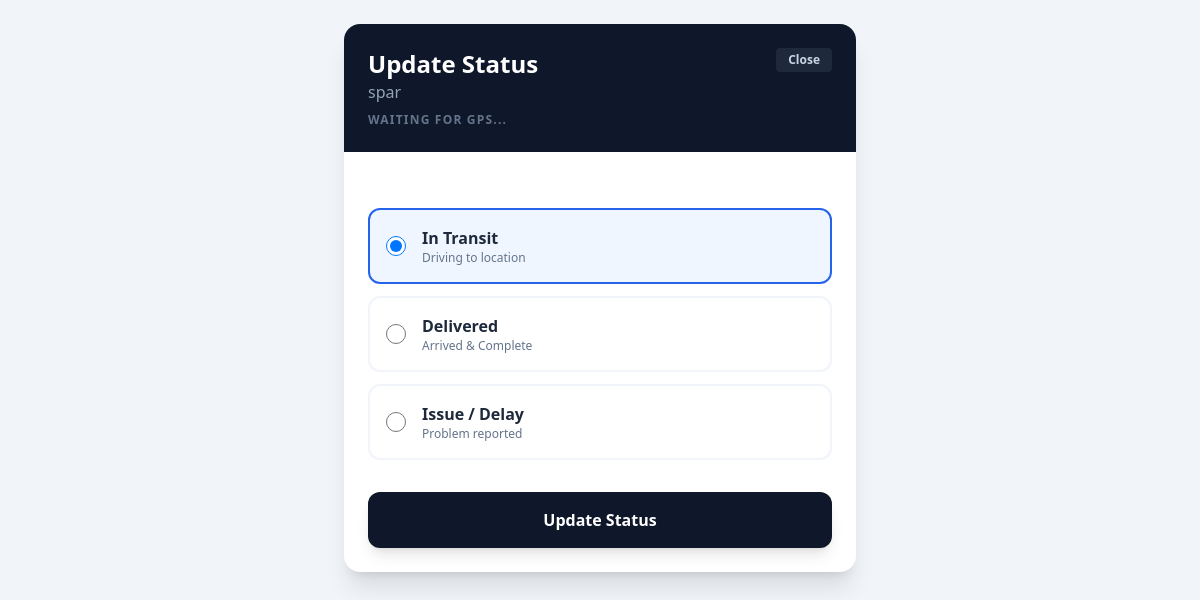
The page /update_job/1 (signed in) on the database as committed earlier.
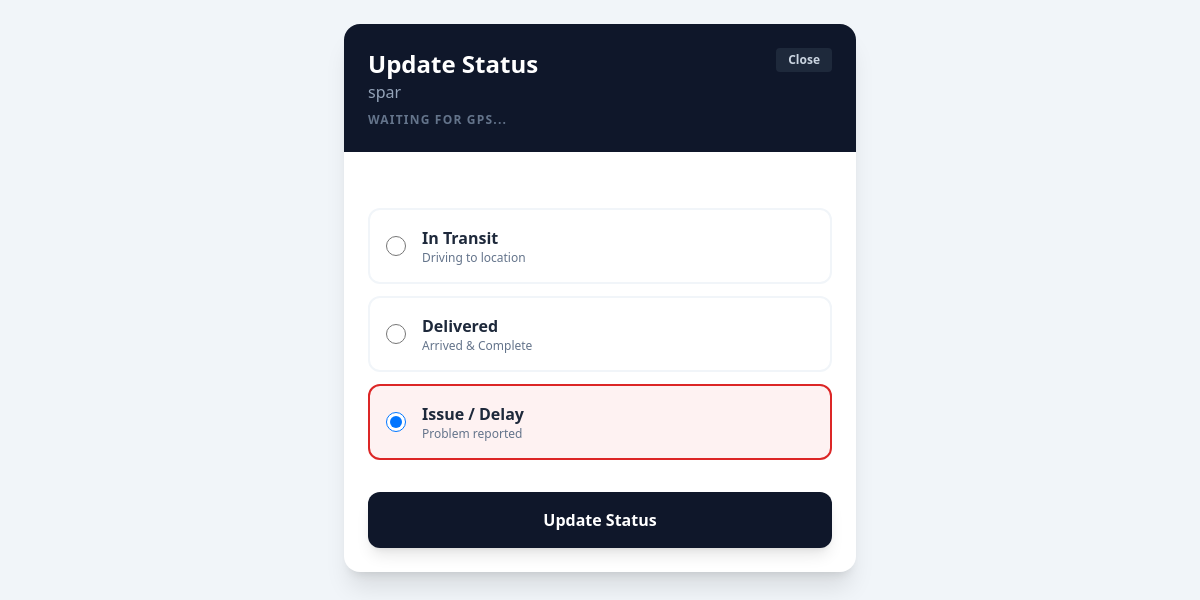
The same page on the database as committed later.
### app.py (models this page shows, shortened)
class Job(db.Model):
    id = db.Column(db.Integer, primary_key=True)
    client_name = db.Column(db.String(100), nullable=False)
    pickup = db.Column(db.String(200), nullable=False)
    dropoff = db.Column(db.String(200), nullable=False)
    due_date = db.Column(db.String(50), nullable=False)
    revenue = db.Column(db.Float, default=0.0)
    cost_fuel = db.Column(db.Float, default=0.0)
    cost_driver = db.Column(db.Float, default=0.0)
    original_revenue = db.Column(db.Float, default=0.0)
    final_revenue = db.Column(db.Float, default=0.0)
    driver_id = db.Column(db.Integer, db.ForeignKey('user.id'))
    vehicle_id = db.Column(db.Integer, db.ForeignKey('vehicle.id'), nullable=True) # NEW
    delivery_status_detail = db.Column(db.String(50)) # e.g., "Partial Refusal", "Damaged"
    issue_notes = db.Column(db.Text)
    status = db.Column(db.String(50), default='Assigned')
    driver_note = db.Column(db.Text, nullable=True)
    pod_image_url = db.Column(db.String(200), nullable=True)
    created_at = db.Column(db.DateTime, default=datetime.utcnow)
    driver = db.relationship('User', backref='jobs')
    vehicle = db.relationship('Vehicle', backref='jobs')
    current_lat = db.Column(db.Float, nullable=True)
    current_lng = db.Column(db.Float, nullable=True)

### app.py (the view, shortened to what this page needs)
@app.route('/update_job/<int:job_id>', methods=['GET', 'POST'])
def update_job(job_id):
    if 'user_id' not in session: return redirect(url_for('login'))
    job = Job.query.get_or_404(job_id)
    drivers = User.query.filter_by(role='driver').all()
    vehicles = Vehicle.query.filter_by(status='Active').all()
    return render_template('update_job.html', job=job, drivers=drivers, vehicles=vehicles)

### app.py (called while the page is built)
@login_manager.user_loader
def load_user(user_id):
    return User.query.get(int(user_id))

### templates/update_job.html (shortened to what this page needs)
<!DOCTYPE html>
<html lang="en">
<head>
    <script src="https://cdn.tailwindcss.com"></script>
</head>
<body class="bg-slate-100 min-h-screen pb-20 font-sans">
    <div class="max-w-lg mx-auto bg-white shadow-xl overflow-hidden md:rounded-2xl md:my-6">
        <div class="bg-slate-900 text-white p-6">
            <div class="flex justify-between items-start">
                <div>
                    <h1 class="text-2xl font-black">Update Status</h1>
                    <div class="text-slate-400 font-medium">{{ job.client_name }}</div>
                </div>
                <a href="/dashboard" class="text-xs bg-slate-800 px-3 py-1 rounded font-bold text-slate-300">Close</a>
            </div>
            <div id="gps-status" class="text-xs font-bold text-slate-500 mt-2 uppercase tracking-widest">Waiting for GPS...</div>
        </div>
        <form action="/update_job/{{ job.id }}" method="POST" enctype="multipart/form-data" class="p-6 space-y-8">
            <div class="space-y-3">
                <label class="flex items-center p-4 border-2 border-slate-100 rounded-xl cursor-pointer hover:bg-blue-50 group has-[:checked]:border-blue-600 has-[:checked]:bg-blue-50">
                    <input type="radio" name="status" value="In Transit" class="w-5 h-5 text-blue-600" onclick="handleStatusChange('In Transit')" {% if job.status == 'In Transit' %}checked{% endif %}>
                    <div class="ml-4">
                        <span class="block font-bold text-slate-800">In Transit</span>
                        <span class="block text-xs text-slate-500">Driving to location</span>
                    </div>
                </label>
                <label class="flex items-center p-4 border-2 border-slate-100 rounded-xl cursor-pointer hover:bg-emerald-50 group has-[:checked]:border-emerald-600 has-[:checked]:bg-emerald-50">
                    <input type="radio" name="status" value="Delivered" class="w-5 h-5 text-emerald-600" onclick="handleStatusChange('Delivered')" {% if job.status == 'Delivered' %}checked{% endif %}>
                    <div class="ml-4">
                        <span class="block font-bold text-slate-800">Delivered</span>
                        <span class="block text-xs text-slate-500">Arrived & Complete</span>
                    </div>
                </label>
                <label class="flex items-center p-4 border-2 border-slate-100 rounded-xl cursor-pointer hover:bg-red-50 group has-[:checked]:border-red-600 has-[:checked]:bg-red-50">
                    <input type="radio" name="status" value="Issue" class="w-5 h-5 text-red-600" onclick="handleStatusChange('Issue')" {% if job.status == 'Issue' %}checked{% endif %}>
                    <div class="ml-4">
                        <span class="block font-bold text-slate-800">Issue / Delay</span>
                        <span class="block text-xs text-slate-500">Problem reported</span>
                    </div>
                </label>
            </div>
            <button type="submit" id="save-btn" class="w-full py-4 rounded-xl font-black text-white shadow-lg bg-slate-900">
                Update Status
            </button>
        </form>
    </div>
</body>
</html>

Rows that differ between the two databases and show on the page:
changed Job "spar": status "☑ In Transit Driving to location" → "☐ In Transit Driving to location"; status "☐ Issue / Delay Problem reported" → "☑ Issue / Delay Problem reported"
